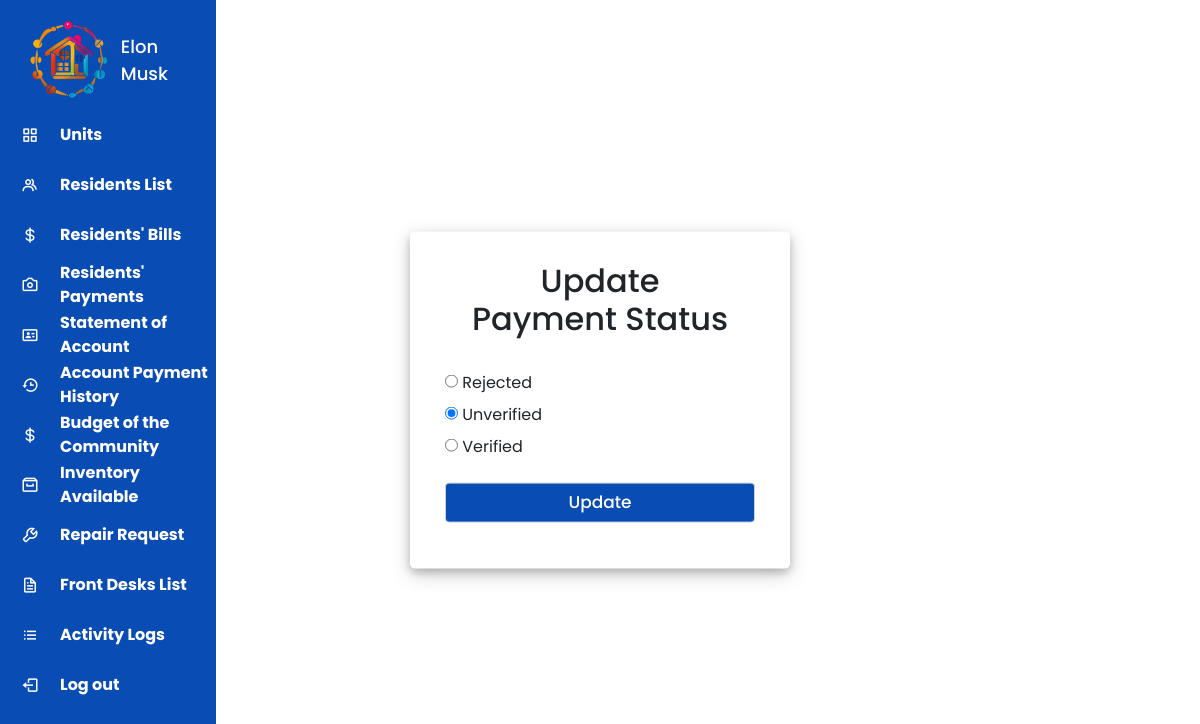
/casa_bougainvilla/administrator_dashboard/update_proof_of_payments.php?updateid=20 (signed in), run on the app's committed database.
### tables this page shows
CREATE TABLE `payments` (
  `id` int(11) NOT NULL,
  `timestamp` datetime NOT NULL,
  `username` varchar(255) NOT NULL,
  `bill_number` varchar(50) NOT NULL,
  `screenshot` varchar(255) DEFAULT NULL,
  `status` enum('Unverified','Verified') NOT NULL DEFAULT 'Unverified',
  `rejection_reason` varchar(255) DEFAULT NULL,
  `condominium_id` int(11) NOT NULL,
  `is_deleted` int(11) NOT NULL DEFAULT 0
);

### casa_bougainvilla/administrator_dashboard/update_proof_of_payments.php (the view, shortened to what this page needs)
<?php
include('../../includes/database.php');
if (isset($_GET['updateid'])) {
    $update_id = $_GET['updateid'];
    $select_query = "SELECT id, timestamp, username, bill_number, screenshot, status, rejection_reason FROM payments WHERE id = ?";
    $stmt_select = $mysqli->prepare($select_query);
    $stmt_select->bind_param("i", $update_id);
    $stmt_select->execute();
    $stmt_select->bind_result($id, $timestamp, $username, $bill_number, $screenshot, $status, $rejection_reason);
} else {
    header("Location: proof_of_payments.php");
    exit();
}
?>
<!DOCTYPE html>
<html lang="en">
<head>
    <link rel="stylesheet" href="https://cdn.jsdelivr.net/npm/bootstrap@4.0.0/dist/css/bootstrap.min.css">
    <link href='https://unpkg.com/boxicons@2.0.7/css/boxicons.min.css' rel='stylesheet'>
</head>
<body>
    <?php include "../../includes/sidebars/administrator_sidebar.php" ?>
    <div class="container">
        <div class="row">
            <div class="col-md-4 offset-md-4 form">
                <form method="post" action="update_proof_of_payments.php?updateid=<?php echo $update_id; ?>">
                    <h2 class="text-center">Update<br>Payment Status</h2><br>
                    <div class="form-group">
                        <label>
                            <input type="radio" name="new_status" value="Rejected" id="rejectedRadio" <?php echo ($status === 'Rejected' || empty($status)) ? 'checked' : ''; ?>>
                            Rejected
                        </label>
                        <br>
                        <label>
                            <input type="radio" name="new_status" value="Unverified" <?php echo ($status === 'Unverified') ? 'checked' : ''; ?>>
                            Unverified
                        </label><br>
                        <label>
                            <input type="radio" name="new_status" value="Verified" <?php echo ($status === 'Verified') ? 'checked' : ''; ?>>
                            Verified
                        </label><br>
                    </div>
                    <div class="form-group">
                        <center><input type="submit" class="form-control button" name="update_submit" value="Update">
                        </center>
                    </div>
                </form>
            </div>
        </div>
    </div>
</body>
</html>

### casa_bougainvilla/administrator_dashboard/update_proof_of_payments.php (style rules this page uses)
html,body { font-family: 'Poppins', sans-serif; }
.container { position: absolute; top: 50%; left: 50%; transform: translate(-50%, -50%); }
.container .form { background: #fff; padding: 30px 35px; border-radius: 5px; box-shadow: 0 4px 8px 0 rgba(0, 0, 0, 0.2), 0 6px 20px 0 rgba(0, 0, 0, 0.19); }
.container .form form .form-control { height: 40px; font-size: 15px; }
.container .form form .button { background: #084cb4; color: #fff; font-size: 17px; font-weight: 500; transition: all 0.3s ease; }

### includes/sidebars/administrator_sidebar.php (style rules this page uses)
* { margin: 0; padding: 0; box-sizing: border-box; font-family: 'Poppins', sans-serif; }

### includes/sidebars/administrator_sidebar_prompt.php (style rules this page uses)
* { margin: 0; padding: 0; box-sizing: border-box; font-family: 'Poppins', sans-serif; }

### data on the page
payments: status "☐ Rejected", status "☑ Unverified", status "☐ Verified"

### other printed values
$_SESSION['username'] "Elon Musk"
